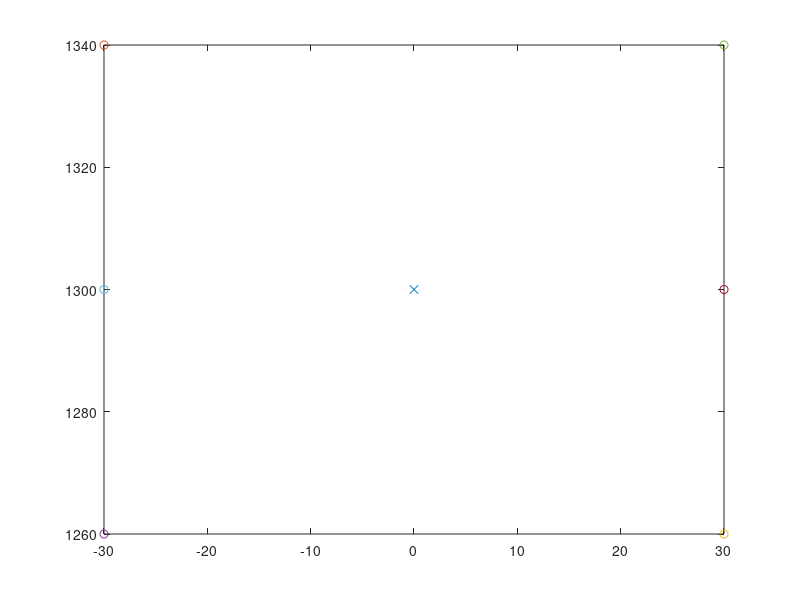
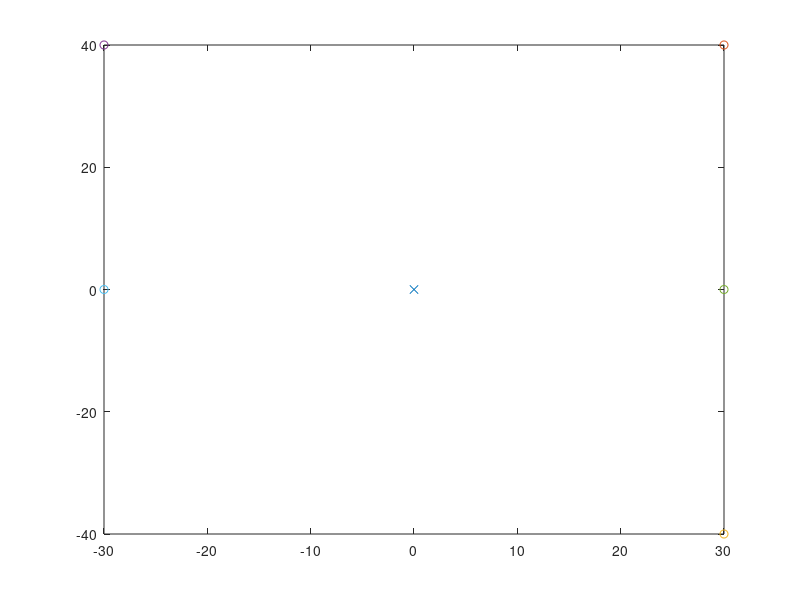

Write the MATLAB code that produced these figures, in order.
%%
Centroid = [30,40];
% tcp = tcpclient("192.168.125.1", 1025);
% str = char(65)
% % UnicodeVal = double(str);
% Letter = "wqe";
currentCoords = [1336,0,1300]
startPos = currentCoords; % Where the robot will start writing from
% for i = 65:90
Letter= "E"

if Letter == "A" % 5 Points all linear
    
    startPos(3) = startPos(3) + Centroid(2);
    L_Corner = [currentCoords(1), currentCoords(2) - Centroid(1), currentCoords(3)-Centroid(2)];
    currentCoords + L_Corner
    R_Corner = [currentCoords(1), currentCoords(2) + Centroid(1), currentCoords(3)-Centroid(2)];
    currentCoords + R_Corner
    L_Mid = [currentCoords(1), currentCoords(2) -  Centroid(1)*0.6, currentCoords(3)-(2*Centroid(2)*0.6-Centroid(2))];
    R_Mid = [currentCoords(1), currentCoords(2) + Centroid(1)*0.6, currentCoords(3)-(2*Centroid(2)*0.6-Centroid(2))];
%     tcp.write(string(startPos(2), startPos(3)))
%     test = tcp.read();
%     if test == "next"
%         tcp.write(string(L_Corner(2), L_Corner(3)));
%     end
%     test = tcp.read();
%     if test == "next"
%         tcp.write(string(startPos(2), startPos(3)));
%     end
%     test = tcp.read()
%     if test == "next"
%         tcp.write(string(R_Corner(2), R_Corner(3)));
%     end
    figure;
    plot(currentCoords(2), currentCoords(3),"x")
    hold on;
    plot(startPos(2), startPos(3), '-o')
    hold on;
    plot(L_Corner(2), L_Corner(3), '-o')
    hold on;
    plot(R_Corner(2), R_Corner(3), '-o')
    hold on;
    plot(L_Mid(2), L_Mid(3), '-o')
    hold on;
    plot(R_Mid(2), R_Mid(3), '-o')
end

if Letter == "B" % 6 points 2 circular movements
    startPos = [currentCoords(1),currentCoords(2)-(Centroid(1)*0.4), currentCoords(3)+Centroid(2)]
    L_Bottom = [currentCoords(1), currentCoords(2) - (Centroid(1)*.4), currentCoords(3)-Centroid(2)]
    L_Mid = [currentCoords(1), currentCoords(2) - (Centroid(1)*0.4), currentCoords(3)]
%     Mid = [currentCoords(1), currentCoords(2) - (Centroid(1)*0.25), currentCoords(3)]
    Mid = currentCoords;
    Bott_Mid = [Mid(1), Mid(2), currentCoords(3)-Centroid(2)]
    Top_Mid = [Mid(1), Mid(2), currentCoords(3)+Centroid(2)]
    figure;
    plot(currentCoords(2), currentCoords(3), '-x');
    hold on;
    plot(startPos(2), startPos(3), '-o')
    hold on;
    plot(L_Bottom(2), L_Bottom(3), '-o')
    hold on;
%     plot(R_Corner(2), R_Corner(3), '-o')
%     hold on;
    plot(L_Mid(2), L_Mid(3), '-o')
    hold on;
    plot(Mid(2), Mid(3), '-o')
    plot(Top_Mid(2), Top_Mid(3), '-o')
    hold on;
    plot(Bott_Mid(2), Bott_Mid(3), '-o')
    hold on;
end

if Letter == "C" % 4 points all circular movements
    startPos = [currentCoords(1),currentCoords(2), currentCoords(3)+Centroid(2)]
    Bottom = [currentCoords(1), currentCoords(2), currentCoords(3)-Centroid(2)]
    Top_Arc = [currentCoords(1),currentCoords(2)+(Centroid(2)*0.1), currentCoords(3)+(Centroid(2)*0.9)]
    Bottom_Arc = [currentCoords(1), currentCoords(2)+(Centroid(2)*0.1), currentCoords(3)-(Centroid(2)*0.9)]
    figure;
    plot(currentCoords(2), currentCoords(3), '-x');
    hold on;
    plot(startPos(2), startPos(3), '-o')
    hold on;
    plot(Bottom(2), Bottom(3), '-o')
    hold on;
    plot(Top_Arc(2), Top_Arc(3), '-o')
    hold on;
    plot(Bottom_Arc(2), Bottom_Arc(3), '-o')
end

if Letter == "D" % 2 points 1 circular movement
    startPos = [currentCoords(1),currentCoords(2)-Centroid(1), currentCoords(3)+Centroid(2)]
    Bottom = [currentCoords(1), currentCoords(2)-Centroid(1), currentCoords(3)-Centroid(2)]
    figure;
    plot(currentCoords(2), currentCoords(3), '-x');
    hold on;
    plot(startPos(2), startPos(3), '-o')
    hold on;
    plot(Bottom(2), Bottom(3), '-o')
end

if Letter == "E" % 6 points All Linear movement
    startPos = [currentCoords(1),currentCoords(2)-Centroid(1), currentCoords(3)+Centroid(2)]
    L_Bott_Corner = [currentCoords(1), currentCoords(2)-Centroid(1), currentCoords(3)-Centroid(2)]
    R_Bott_Corner = [currentCoords(1), currentCoords(2)+Centroid(1), currentCoords(3)-Centroid(2)]
    R_Top_Corner = [currentCoords(1), currentCoords(2)+Centroid(1), currentCoords(3)+Centroid(2)]
    L_Mid = [currentCoords(1), currentCoords(2)-Centroid(1), currentCoords(3)]
    R_Mid = [currentCoords(1), currentCoords(2)+Centroid(1), currentCoords(3)]
    figure;
    plot(currentCoords(2), currentCoords(3), '-x');
    hold on;
    plot(startPos(2), startPos(3), '-o')
    hold on;
    plot(R_Bott_Corner(2), R_Bott_Corner(3), '-o')
    hold on;
    plot(L_Bott_Corner(2), L_Bott_Corner(3), '-o')
    hold on;
    plot(R_Top_Corner(2), R_Top_Corner(3), '-o')
    hold on;
    plot(L_Mid(2), L_Mid(3), '-o')
    hold on;
    plot(R_Mid(2), R_Mid(3), '-o')
end

if Letter == "F" % 5 points All Linear movement
    startPos = [currentCoords(1),currentCoords(2)-Centroid(1), currentCoords(3)+Centroid(2)]
    L_Bott_Corner = [currentCoords(1), currentCoords(2)-Centroid(1), currentCoords(3)-Centroid(2)]
    R_Top_Corner = [currentCoords(1), currentCoords(2)+Centroid(1), currentCoords(3)+Centroid(2)]
    L_Mid = [currentCoords(1), currentCoords(2)-Centroid(1), currentCoords(3)]
    R_Mid = [currentCoords(1), currentCoords(2)+Centroid(1), currentCoords(3)]
    figure;
    plot(currentCoords(2), currentCoords(3), '-x');
    hold on;
    plot(startPos(2), startPos(3), '-o')
    hold on;
    plot(L_Bott_Corner(2), L_Bott_Corner(3), '-o')
    hold on;
    plot(R_Top_Corner(2), R_Top_Corner(3), '-o')
    hold on;
    plot(L_Mid(2), L_Mid(3), '-o')
    hold on;
    plot(R_Mid(2), R_Mid(3), '-o')
end

if Letter == "G" % 5 points All Linear movement
    startPos = [currentCoords(1),currentCoords(2), currentCoords(3)+Centroid(2)]
    Bottom = [currentCoords(1), currentCoords(2), currentCoords(3)-Centroid(2)]
    R_Mid = [currentCoords(1), currentCoords(2)+Centroid(1), currentCoords(3)]
    R_Bott_Corner = [currentCoords(1), currentCoords(2)+Centroid(1), currentCoords(3)-Centroid(2)]
    Top_Arc = [currentCoords(1),currentCoords(2)+(Centroid(2)*0.1), currentCoords(3)+(Centroid(2)*0.9)]
    Mid = currentCoords;
    figure;
    plot(currentCoords(2), currentCoords(3), '-x');
    hold on;
    plot(startPos(2), startPos(3), '-o')
    hold on;
    plot(Bottom(2), Bottom(3), '-o')
    hold on;
    plot(R_Mid(2), R_Mid(3), '-o')
    hold on;
    plot(R_Bott_Corner(2), R_Bott_Corner(3), '-o')
    hold on;
    plot(Top_Arc(2), Top_Arc(3), '-o')
end

if Letter == "H" % 5 points All Linear movement
    startPos = [currentCoords(1),currentCoords(2)-Centroid(1), currentCoords(3)+Centroid(2)]
    L_Bott_Corner = [currentCoords(1), currentCoords(2)-Centroid(1), currentCoords(3)-Centroid(2)]
    R_Bott_Corner = [currentCoords(1), currentCoords(2)+Centroid(1), currentCoords(3)-Centroid(2)]
    R_Top_Corner = [currentCoords(1), currentCoords(2)+Centroid(1), currentCoords(3)+Centroid(2)]
    L_Mid = [currentCoords(1), currentCoords(2)-Centroid(1), currentCoords(3)]
    R_Mid = [currentCoords(1), currentCoords(2)+Centroid(1), currentCoords(3)]
    figure;
    plot(currentCoords(2), currentCoords(3), '-x');
    hold on;
    plot(startPos(2), startPos(3), '-o')
    hold on;
    plot(R_Bott_Corner(2), R_Bott_Corner(3), '-o')
    hold on;
    plot(L_Bott_Corner(2), L_Bott_Corner(3), '-o')
    hold on;
    plot(R_Top_Corner(2), R_Top_Corner(3), '-o')
    hold on;
    plot(L_Mid(2), L_Mid(3), '-o')
    hold on;
    plot(R_Mid(2), R_Mid(3), '-o')
end

if Letter == "I" % 5 points All Linear movement
    startPos = [currentCoords(1),currentCoords(2)-Centroid(1), currentCoords(3)+Centroid(2)]
    L_Bott_Corner = [currentCoords(1), currentCoords(2)-Centroid(1), currentCoords(3)-Centroid(2)]
    R_Bott_Corner = [currentCoords(1), currentCoords(2)+Centroid(1), currentCoords(3)-Centroid(2)]
    R_Top_Corner = [currentCoords(1), currentCoords(2)+Centroid(1), currentCoords(3)+Centroid(2)]
    Top_Mid = [currentCoords(1), currentCoords(2), currentCoords(3)+Centroid(2)]
    Bott_Mid = [currentCoords(1), currentCoords(2), currentCoords(3)-Centroid(2)]
    figure;
    plot(currentCoords(2), currentCoords(3), '-x');
    hold on;
    plot(startPos(2), startPos(3), '-o')
    hold on;
    plot(R_Bott_Corner(2), R_Bott_Corner(3), '-o')
    hold on;
    plot(L_Bott_Corner(2), L_Bott_Corner(3), '-o')
    hold on;
    plot(R_Top_Corner(2), R_Top_Corner(3), '-o')
    hold on;
    plot(Top_Mid(2), Top_Mid(3), '-o')
    hold on;
    plot(Bott_Mid(2), Bott_Mid(3), '-o')
end

if Letter == "J" % 3 points 1 Circular movement
    startPos = [currentCoords(1), currentCoords(2), currentCoords(3)+Centroid(2)]
    Bott_Arc_Mid = [currentCoords(1), currentCoords(2), currentCoords(3)-(Centroid(2)*0.7)]
    Bott_Arc_L = [currentCoords(1), currentCoords(2)-Centroid(1), currentCoords(3)-(Centroid(2)*0.7)]
    figure;
    plot(currentCoords(2), currentCoords(3), '-x');
    hold on;
    plot(startPos(2), startPos(3), '-o')
    hold on;
    plot(Bott_Arc_Mid(2), Bott_Arc_Mid(3), '-o')
    hold on;
    plot(Bott_Arc_L(2), Bott_Arc_L(3), '-o')
end

if Letter == "K" % 5 points All Linear movement
    startPos = [currentCoords(1),currentCoords(2)-Centroid(1), currentCoords(3)+Centroid(2)]
    L_Bott_Corner = [currentCoords(1), currentCoords(2)-Centroid(1), currentCoords(3)-Centroid(2)]
    R_Bott_Corner = [currentCoords(1), currentCoords(2)+Centroid(1), currentCoords(3)-Centroid(2)]
    R_Top_Corner = [currentCoords(1), currentCoords(2)+Centroid(1), currentCoords(3)+Centroid(2)]
    L_Mid = [currentCoords(1), currentCoords(2)-Centroid(1), currentCoords(3)]
    figure;
    plot(currentCoords(2), currentCoords(3), '-x');
    hold on;
    plot(startPos(2), startPos(3), '-o')
    hold on;
    plot(R_Bott_Corner(2), R_Bott_Corner(3), '-o')
    hold on;
    plot(L_Bott_Corner(2), L_Bott_Corner(3), '-o')
    hold on;
    plot(R_Top_Corner(2), R_Top_Corner(3), '-o')
    hold on;
    plot(L_Mid(2), L_Mid(3), '-o')
end

if Letter == "L" % 3 points 1 Circular movement
    startPos = [currentCoords(1),currentCoords(2)-Centroid(1), currentCoords(3)+Centroid(2)]
    L_Bott_Corner = [currentCoords(1), currentCoords(2)-Centroid(1), currentCoords(3)-Centroid(2)]
    R_Bott_Corner = [currentCoords(1), currentCoords(2)+Centroid(1), currentCoords(3)-Centroid(2)]
    figure;
    plot(currentCoords(2), currentCoords(3), '-x');
    hold on;
    plot(startPos(2), startPos(3), '-o')
    hold on;
    plot(R_Bott_Corner(2), R_Bott_Corner(3), '-o')
    hold on;
    plot(L_Bott_Corner(2), L_Bott_Corner(3), '-o')
end

if Letter == "M" % 5 points All Linear movement
    startPos = [currentCoords(1),currentCoords(2)-Centroid(1), currentCoords(3)+Centroid(2)]
    L_Bott_Corner = [currentCoords(1), currentCoords(2)-Centroid(1), currentCoords(3)-Centroid(2)]
    R_Bott_Corner = [currentCoords(1), currentCoords(2)+Centroid(1), currentCoords(3)-Centroid(2)]
    R_Top_Corner = [currentCoords(1), currentCoords(2)+Centroid(1), currentCoords(3)+Centroid(2)]
    Mid = currentCoords
    figure;
    plot(currentCoords(2), currentCoords(3), '-x');
    hold on;
    plot(startPos(2), startPos(3), '-o')
    hold on;
    plot(R_Bott_Corner(2), R_Bott_Corner(3), '-o')
    hold on;
    plot(L_Bott_Corner(2), L_Bott_Corner(3), '-o')
    hold on;
    plot(R_Top_Corner(2), R_Top_Corner(3), '-o')
    hold on;
    plot(Mid(2), Mid(3), '-o')
end

if Letter == "N" % 5 points All Linear movement - Same as points as M
    % Start at Bottom Left Corner
    startPos = [currentCoords(1), currentCoords(2)-Centroid(1), currentCoords(3)-Centroid(2)]
    L_Top_Corner = [currentCoords(1),currentCoords(2)-Centroid(1), currentCoords(3)+Centroid(2)]
    R_Bott_Corner = [currentCoords(1), currentCoords(2)+Centroid(1), currentCoords(3)-Centroid(2)]
    R_Top_Corner = [currentCoords(1), currentCoords(2)+Centroid(1), currentCoords(3)+Centroid(2)]
    Mid = currentCoords
    figure;
    plot(currentCoords(2), currentCoords(3), '-x');
    hold on;
    plot(startPos(2), startPos(3), '-o')
    hold on;
    plot(R_Bott_Corner(2), R_Bott_Corner(3), '-o')
    hold on;
    plot(L_Bott_Corner(2), L_Bott_Corner(3), '-o')
    hold on;
    plot(R_Top_Corner(2), R_Top_Corner(3), '-o')
    hold on;
    plot(Mid(2), Mid(3), '-o')
    hold on;
    plot(L_Top_Corner(2), L_Top_Corner(3), '-o')
end

if Letter == "O" % 4 points all circular movements
    startPos = [currentCoords(1),currentCoords(2), currentCoords(3)+Centroid(2)]
    Bottom = [currentCoords(1), currentCoords(2), currentCoords(3)-Centroid(2)]
    figure;
    plot(currentCoords(2), currentCoords(3), '-x');
    hold on;
    plot(startPos(2), startPos(3), '-o')
    hold on;
    plot(Bottom(2), Bottom(3), '-o')
end

if Letter == "P" % 3 points 1 Circular movement
    % Start at bottom
    startPos = [currentCoords(1), currentCoords(2)-Centroid(1), currentCoords(3)-Centroid(2)]
    Top = [currentCoords(1), currentCoords(2)-Centroid(1), currentCoords(3)+Centroid(2)]
    L_Mid = [currentCoords(1), currentCoords(2)-Centroid(1), currentCoords(3)]
    figure;
    plot(currentCoords(2), currentCoords(3), '-x');
    hold on;
    plot(startPos(2), startPos(3), '-o')
    hold on;
    plot(Top(2), Top(3), '-o')
    hold on;
    plot(L_Mid(2), L_Mid(3), '-o')
end

if Letter == "Q" % 4 points all circular movements
    startPos = [currentCoords(1),currentCoords(2), currentCoords(3)+Centroid(2)]
    Bottom = [currentCoords(1), currentCoords(2), currentCoords(3)-Centroid(2)]
    Mid = currentCoords;
    R_Bott_Corner = [currentCoords(1), currentCoords(2)+Centroid(1), currentCoords(3)-Centroid(2)]
    figure;
    plot(currentCoords(2), currentCoords(3), '-x');
    hold on;
    plot(startPos(2), startPos(3), '-o')
    hold on;
    plot(Bottom(2), Bottom(3), '-o')
    hold on;
    plot(Mid(2), Mid(3), '-o')
    hold on;
    plot(R_Bott_Corner(2), R_Bott_Corner(3), '-o')
end

if Letter == "R" % 3 points 1 Circular movement
    % Start at bottom
    startPos = [currentCoords(1), currentCoords(2)-Centroid(1), currentCoords(3)-Centroid(2)]
    Top = [currentCoords(1), currentCoords(2)-Centroid(1), currentCoords(3)+Centroid(2)]
    L_Mid = [currentCoords(1), currentCoords(2)-Centroid(1), currentCoords(3)]
    Top_Mid = [currentCoords(1), currentCoords(2), currentCoords(3)+Centroid(2)]
    R_Bott_Corner = [currentCoords(1), currentCoords(2)+Centroid(1), currentCoords(3)-Centroid(2)]
    Mid = currentCoords;
    figure;
    plot(currentCoords(2), currentCoords(3), '-x');
    hold on;
    plot(startPos(2), startPos(3), '-o')
    hold on;
    plot(Top(2), Top(3), '-o')
    hold on;
    plot(L_Mid(2), L_Mid(3), '-o')
    hold on;
    plot(R_Bott_Corner(2), R_Bott_Corner(3), '-o')
    hold on;
    plot(Top_Mid(2), Top_Mid(3), '-o')
end

if Letter == "S" % 5 points 2 Circular movement
    % Start at top right
    startPos = [currentCoords(1), currentCoords(2)+Centroid(1), currentCoords(3)+Centroid(2)]
    L_Bott_Corner = [currentCoords(1), currentCoords(2)-Centroid(1), currentCoords(3)-Centroid(2)]
    Top_Mid = [currentCoords(1), currentCoords(2), currentCoords(3)+Centroid(2)]
    Bott_Mid = [currentCoords(1), currentCoords(2), currentCoords(3)-Centroid(2)]
    Mid = currentCoords;
    figure;
    plot(currentCoords(2), currentCoords(3), '-x');
    hold on;
    plot(startPos(2), startPos(3), '-o')
    hold on;
    plot(Mid(2), Mid(3), '-o')
    hold on;
    plot(L_Bott_Corner(2), L_Bott_Corner(3), '-o')
    hold on;
    plot(R_Top_Corner(2), R_Top_Corner(3), '-o')
    hold on;
    plot(Top_Mid(2), Top_Mid(3), '-o')
    hold on;
    plot(Bott_Mid(2), Bott_Mid(3), '-o')
end

if Letter == "T" % 4 points All Linear movement
    % Start at top left
    startPos = [currentCoords(1),currentCoords(2)-Centroid(1), currentCoords(3)+Centroid(2)]
    R_Top_Corner = [currentCoords(1), currentCoords(2)+Centroid(1), currentCoords(3)+Centroid(2)]
    Top_Mid = [currentCoords(1), currentCoords(2), currentCoords(3)+Centroid(2)]
    Bott_Mid = [currentCoords(1), currentCoords(2), currentCoords(3)-Centroid(2)]
    figure;
    plot(currentCoords(2), currentCoords(3), '-x');
    hold on;
    plot(startPos(2), startPos(3), '-o')
    hold on;
    plot(R_Top_Corner(2), R_Top_Corner(3), '-o')
    hold on;
    plot(Top_Mid(2), Top_Mid(3), '-o')
    hold on;
    plot(Bott_Mid(2), Bott_Mid(3), '-o')
end

if Letter == "U" % 5 points 1 or 2 Linear movement
    % Start at top left corner
    startPos = [currentCoords(1),currentCoords(2)-Centroid(1), currentCoords(3)+Centroid(2)]
    R_Top_Corner = [currentCoords(1), currentCoords(2)+Centroid(1), currentCoords(3)+Centroid(2)]
    Bott_Mid = [currentCoords(1), currentCoords(2), currentCoords(3)-Centroid(2)]
    L_Mid = [currentCoords(1), currentCoords(2)-Centroid(1), currentCoords(3)]
    R_Mid = [currentCoords(1), currentCoords(2)+Centroid(1), currentCoords(3)]
    figure;
    plot(currentCoords(2), currentCoords(3), '-x');
    hold on;
    plot(startPos(2), startPos(3), '-o')
    hold on;
    plot(R_Top_Corner(2), R_Top_Corner(3), '-o')
    hold on;
    plot(Bott_Mid(2), Bott_Mid(3), '-o')
    hold on;
    plot(L_Mid(2), L_Mid(3), '-o')
    hold on;
    plot(R_Mid(2), R_Mid(3), '-o')
end

if Letter == "V" % 5 points All Linear movement
    % Start at top left corner
    startPos = [currentCoords(1),currentCoords(2)-Centroid(1), currentCoords(3)+Centroid(2)]
    Bott_Mid = [currentCoords(1), currentCoords(2), currentCoords(3)-Centroid(2)]
    R_Top_Corner = [currentCoords(1), currentCoords(2)+Centroid(1), currentCoords(3)+Centroid(2)]
    figure;
    plot(currentCoords(2), currentCoords(3), '-x');
    hold on;
    plot(startPos(2), startPos(3), '-o')
    hold on;
    plot(R_Top_Corner(2), R_Top_Corner(3), '-o')
    hold on;
    plot(Bott_Mid(2), Bott_Mid(3), '-o')
end

if Letter == "W" % 5 points All Linear movement
    % Start at top left corner
    startPos = [currentCoords(1),currentCoords(2)-Centroid(1), currentCoords(3)+Centroid(2)]
    L_Bott = [currentCoords(1), currentCoords(2)-(Centroid(2)/2), currentCoords(3)-Centroid(2)]
    R_Bott = [currentCoords(1), currentCoords(2)+(Centroid(2)/2), currentCoords(3)-Centroid(2)]
    R_Top_Corner = [currentCoords(1), currentCoords(2)+Centroid(1), currentCoords(3)+Centroid(2)]
    Mid = currentCoords;
    figure;
    plot(currentCoords(2), currentCoords(3), '-x');
    hold on;
    plot(Mid(2), Mid(3), '-o')
    hold on;
    plot(startPos(2), startPos(3), '-o')
    hold on;
    plot(R_Top_Corner(2), R_Top_Corner(3), '-o')
    hold on;
    plot(L_Bott(2), L_Bott(3), '-o')
    hold on;
    plot(R_Bott(2), R_Bott(3), '-o')
end

if Letter == "X" % 5 points All Linear movement
    startPos = [currentCoords(1),currentCoords(2)-Centroid(1), currentCoords(3)+Centroid(2)]
    L_Bott_Corner = [currentCoords(1), currentCoords(2)-Centroid(1), currentCoords(3)-Centroid(2)]
    R_Bott_Corner = [currentCoords(1), currentCoords(2)+Centroid(1), currentCoords(3)-Centroid(2)]
    R_Top_Corner = [currentCoords(1), currentCoords(2)+Centroid(1), currentCoords(3)+Centroid(2)]
    figure;
    plot(currentCoords(2), currentCoords(3), '-x');
    hold on;
    plot(startPos(2), startPos(3), '-o')
    hold on;
    plot(R_Bott_Corner(2), R_Bott_Corner(3), '-o')
    hold on;
    plot(L_Bott_Corner(2), L_Bott_Corner(3), '-o')
    hold on;
    plot(R_Top_Corner(2), R_Top_Corner(3), '-o')
end

if Letter == "Y" % 5 points All Linear movement
    % Start as Left Top Corner
    startPos = [currentCoords(1),currentCoords(2)-Centroid(1), currentCoords(3)+Centroid(2)]
    R_Top_Corner = [currentCoords(1), currentCoords(2)+Centroid(1), currentCoords(3)+Centroid(2)]
    L_Top_Corner = [currentCoords(1),currentCoords(2)-Centroid(1), currentCoords(3)+Centroid(2)]
    Mid = currentCoords;
    Bott_Mid = [currentCoords(1), currentCoords(2), currentCoords(3)-Centroid(2)]
    figure;
    plot(currentCoords(2), currentCoords(3), '-x');
    hold on;
    plot(startPos(2), startPos(3), '-o')
    hold on;
    plot(R_Top_Corner(2), R_Top_Corner(3), '-o')
    hold on;
    plot(L_Top_Corner(2), L_Top_Corner(3), '-o')
    hold on;
    plot(Mid(2), Mid(3), '-o')
    hold on;
    plot(Bott_Mid(2), Bott_Mid(3), '-o')
end

if Letter == "Z" % 4 points All Linear movement
    % Start at top left corner
    startPos = [currentCoords(1),currentCoords(2)-Centroid(1), currentCoords(3)+Centroid(2)]
    L_Bott_Corner = [currentCoords(1), currentCoords(2)-Centroid(1), currentCoords(3)-Centroid(2)]
    R_Bott_Corner = [currentCoords(1), currentCoords(2)+Centroid(1), currentCoords(3)-Centroid(2)]
    R_Top_Corner = [currentCoords(1), currentCoords(2)+Centroid(1), currentCoords(3)+Centroid(2)]
    figure;
    plot(currentCoords(2), currentCoords(3), '-x');
    hold on;
    plot(startPos(2), startPos(3), '-o')
    hold on;
    plot(R_Bott_Corner(2), R_Bott_Corner(3), '-o')
    hold on;
    plot(L_Bott_Corner(2), L_Bott_Corner(3), '-o')
    hold on;
    plot(R_Top_Corner(2), R_Top_Corner(3), '-o')
end

% end

%% Displaying X and Y changes needed

% Letter= char(i)
currentCoords = [1336,0,1090]
Letter = "F"
Centroid = [30,40];

if Letter == "A" % 5 Points all linear
    startPos = [currentCoords(1),currentCoords(2), currentCoords(3)+Centroid(2)];
    L_Corner = [currentCoords(1), currentCoords(2) - Centroid(1), currentCoords(3)-Centroid(2)];
    R_Corner = [currentCoords(1), currentCoords(2) + Centroid(1), currentCoords(3)-Centroid(2)];
    L_Mid = (L_Corner(:) + startPos(:)).'/2;
    R_Mid = (R_Corner(:) + startPos(:)).'/2;
    Midpoint = (R_Mid(:) + L_Corner(:)).'/2

    startPosANS = [0,0, Centroid(2)]
    L_Corner_ANS = [0, - Centroid(1), -Centroid(2)]
    R_Corner_ANS = [0, Centroid(1), -Centroid(2)]
    L_Mid_ANS = (L_Corner_ANS(:) + startPosANS(:)).'/2
    R_Mid_ANS = (R_Corner_ANS(:) + startPosANS(:)).'/2

%     L_Mid = [currentCoords(1), currentCoords(2) -  Centroid(1)*0.6, currentCoords(3)-(2*Centroid(2)*0.6-Centroid(2))];
%     R_Mid = [currentCoords(1), currentCoords(2) + Centroid(1)*0.6, currentCoords(3)-(2*Centroid(2)*0.6-Centroid(2))];
%   TCP 
%     tcp.write(string(startPos(2), startPos(3)))
%     test = tcp.read();
%     if test == "next"
%         tcp.write(string(L_Corner(2), L_Corner(3)));
%     end
%     test = tcp.read();
%     if test == "next"
%         tcp.write(string(startPos(2), startPos(3)));
%     end
%     test = tcp.read()
%     if test == "next"
%         tcp.write(string(R_Corner(2), R_Corner(3)));
%     end

    figure;
    plot(currentCoords(2), currentCoords(3),"x")
    hold on;
    plot(startPos(2), startPos(3), '-o')
    hold on;
    plot(L_Corner(2), L_Corner(3), '-o')
    hold on;
    plot(R_Corner(2), R_Corner(3), '-o')
    hold on;
    plot(L_Mid(2), L_Mid(3), '-o')
    hold on;
    plot(R_Mid(2), R_Mid(3), '-o')
end

if Letter == "B" % 6 points 2 circular movements
    startPos = [currentCoords(1),currentCoords(2)-(Centroid(1)), currentCoords(3)+Centroid(2)]
    L_Bottom = [currentCoords(1), currentCoords(2) - (Centroid(1)), currentCoords(3)-Centroid(2)]
    L_Mid = [currentCoords(1), currentCoords(2) - (Centroid(1)), currentCoords(3)]
%     Mid = [currentCoords(1), currentCoords(2) - (Centroid(1)*0.25), currentCoords(3)]
    Mid = currentCoords
    Bott_Mid = [Mid(1), Mid(2), currentCoords(3)-Centroid(2)]
    Top_Mid = [Mid(1), Mid(2), currentCoords(3)+Centroid(2)]

    startPosANS = [0,-(Centroid(1)), Centroid(2)]
    L_Bottom_ANS = [0, - (Centroid(1)), -Centroid(2)]
    Bott_Mid_ANS = [0, 0, -Centroid(2)]
    Top_Mid_ANS = [0, 0, Centroid(2)]
    L_Mid_ANS = (L_Bottom_ANS(:) + startPosANS(:)).'/2

    figure;
    plot(currentCoords(2), currentCoords(3), '-x');
    hold on;
    plot(startPos(2), startPos(3), '-o')
    hold on;
    plot(L_Bottom(2), L_Bottom(3), '-o')
    hold on;
%     plot(R_Corner(2), R_Corner(3), '-o')
%     hold on;
    plot(L_Mid(2), L_Mid(3), '-o')
    hold on;
    plot(Mid(2), Mid(3), '-o')
    plot(Top_Mid(2), Top_Mid(3), '-o')
    hold on;
    plot(Bott_Mid(2), Bott_Mid(3), '-o')
    hold on;
end

if Letter == "E" % 6 points All Linear movement
    startPos = [currentCoords(1),currentCoords(2)-Centroid(1), currentCoords(3)+Centroid(2)];
    L_Bott_Corner = [currentCoords(1), currentCoords(2)-Centroid(1), currentCoords(3)-Centroid(2)];
    R_Bott_Corner = [currentCoords(1), currentCoords(2)+Centroid(1), currentCoords(3)-Centroid(2)];
    R_Top_Corner = [currentCoords(1), currentCoords(2)+Centroid(1), currentCoords(3)+Centroid(2)];
    L_Mid = [currentCoords(1), currentCoords(2)-Centroid(1), currentCoords(3)];
    R_Mid = [currentCoords(1), currentCoords(2)+Centroid(1), currentCoords(3)];

    startPos_ANS = [0,-Centroid(1)*-1, Centroid(2)]
    L_Bott_Corner_ANS = [0, -Centroid(1)*-1, -Centroid(2)]
    R_Bott_Corner_ANS = [0, Centroid(1)*-1, -Centroid(2)]
    R_Top_Corner_ANS = [0, Centroid(1)*-1, Centroid(2)]
    L_Mid_ANS = [0, -Centroid(1)*-1, 0]
    R_Mid_ANS = [0, Centroid(1)*-1, 0]
    

    figure;
    plot(currentCoords(2), currentCoords(3), '-x');
    hold on;
    plot(startPos(2), startPos(3), '-o')
    hold on;
    plot(R_Bott_Corner(2), R_Bott_Corner(3), '-o')
    hold on;
    plot(L_Bott_Corner(2), L_Bott_Corner(3), '-o')
    hold on;
    plot(R_Top_Corner(2), R_Top_Corner(3), '-o')
    hold on;
    plot(L_Mid(2), L_Mid(3), '-o')
    hold on;
    plot(R_Mid(2), R_Mid(3), '-o')
end

if Letter == "F" % 5 points All Linear movement
    startPos = [currentCoords(1),currentCoords(2)-Centroid(1), currentCoords(3)+Centroid(2)];
    L_Bott_Corner = [currentCoords(1), currentCoords(2)-Centroid(1), currentCoords(3)-Centroid(2)];
    R_Top_Corner = [currentCoords(1), currentCoords(2)+Centroid(1), currentCoords(3)+Centroid(2)];
    L_Mid = [currentCoords(1), currentCoords(2)-Centroid(1), currentCoords(3)];
    R_Mid = [currentCoords(1), currentCoords(2)+Centroid(1), currentCoords(3)];
    
    startPos_ANS = [0,-Centroid(1)*-1, Centroid(2)]
    L_Bott_Corner_ANS = [0, -Centroid(1)*-1, -Centroid(2)]
    R_Top_Corner_ANS = [0, Centroid(1)*-1, Centroid(2)]
    L_Mid_ANS = [0, -Centroid(1)*-1, 0]
    R_Mid_ANS = [0, Centroid(1)*-1, 0]
    
    figure;
    plot(0, 0, '-x')
    hold on;
    plot(startPos_ANS(2), startPos_ANS(3), '-o')
    hold on;
    plot(L_Bott_Corner_ANS(2), L_Bott_Corner_ANS(3), '-o')
    hold on;
    plot(R_Top_Corner_ANS(2), R_Top_Corner_ANS(3), '-o')
    hold on;
    plot(L_Mid_ANS(2), L_Mid_ANS(3), '-o')
    hold on;
    plot(R_Mid_ANS(2), R_Mid_ANS(3), '-o')

%     figure;
%     plot(startPos_ANS(2), startPos_ANS(3), '-o')
%     hold on;
%     plot(L_Bott_Corner_ANS(2), L_Bott_Corner_ANS(3), '-o')
%     hold on;
%     plot(R_Top_Corner_ANS(2), R_Top_Corner_ANS(3), '-o')
%     hold on;
%     plot(L_Mid_ANS(2), L_Mid_ANS(3), '-o')
%     hold on;
%     plot(R_Mid_ANS(2), R_Mid_ANS(3), '-o')
end

if Letter == "H" % 5 points All Linear movement
    startPos = [currentCoords(1),currentCoords(2)-Centroid(1), currentCoords(3)+Centroid(2)];
    L_Bott_Corner = [currentCoords(1), currentCoords(2)-Centroid(1), currentCoords(3)-Centroid(2)];
    R_Bott_Corner = [currentCoords(1), currentCoords(2)+Centroid(1), currentCoords(3)-Centroid(2)];
    R_Top_Corner = [currentCoords(1), currentCoords(2)+Centroid(1), currentCoords(3)+Centroid(2)];
    L_Mid = [currentCoords(1), currentCoords(2)-Centroid(1), currentCoords(3)];
    R_Mid = [currentCoords(1), currentCoords(2)+Centroid(1), currentCoords(3)];
    
    startPos_ANS = [0,-Centroid(1), Centroid(2)]
    L_Bott_Corner_ANS = [0, -Centroid(1), -Centroid(2)]
    R_Bott_Corner_ANS = [0, Centroid(1), -Centroid(2)]
    R_Top_Corner_ANS = [0, Centroid(1), +Centroid(2)]
    L_Mid_ANS = [0, -Centroid(1), 0]
    R_Mid_ANS = [0, Centroid(1), 0]

%     figure;
%     plot(currentCoords(2), currentCoords(3), '-x');
%     hold on;
%     plot(startPos(2), startPos(3), '-o')
%     hold on;
%     plot(R_Bott_Corner(2), R_Bott_Corner(3), '-o')
%     hold on;
%     plot(L_Bott_Corner(2), L_Bott_Corner(3), '-o')
%     hold on;
%     plot(R_Top_Corner(2), R_Top_Corner(3), '-o')
%     hold on;
%     plot(L_Mid(2), L_Mid(3), '-o')
%     hold on;
%     plot(R_Mid(2), R_Mid(3), '-o')
end

if Letter == "I" % 5 points All Linear movement
    startPos = [currentCoords(1),currentCoords(2)-Centroid(1), currentCoords(3)+Centroid(2)]
    L_Bott_Corner = [currentCoords(1), currentCoords(2)-Centroid(1), currentCoords(3)-Centroid(2)]
    R_Bott_Corner = [currentCoords(1), currentCoords(2)+Centroid(1), currentCoords(3)-Centroid(2)]
    R_Top_Corner = [currentCoords(1), currentCoords(2)+Centroid(1), currentCoords(3)+Centroid(2)]
    Top_Mid = [currentCoords(1), currentCoords(2), currentCoords(3)+Centroid(2)]
    Bott_Mid = [currentCoords(1), currentCoords(2), currentCoords(3)-Centroid(2)]

    startPos_ANS = [0,currentCoords(2)-Centroid(1), +Centroid(2)]
    L_Bott_Corner_ANS = [0, currentCoords(2)-Centroid(1), -Centroid(2)]
    R_Bott_Corner_ANS = [0, currentCoords(2)+Centroid(1), -Centroid(2)]
    R_Top_Corner_ANS = [0, currentCoords(2)+Centroid(1), +Centroid(2)]
    Top_Mid_ANS = [0, currentCoords(2), +Centroid(2)]
    Bott_Mid_ANS = [0, currentCoords(2), -Centroid(2)]
    
    figure;
    plot(currentCoords(2), currentCoords(3), '-x');
    hold on;
    plot(startPos(2), startPos(3), '-o')
    hold on;
    plot(R_Bott_Corner(2), R_Bott_Corner(3), '-o')
    hold on;
    plot(L_Bott_Corner(2), L_Bott_Corner(3), '-o')
    hold on;
    plot(R_Top_Corner(2), R_Top_Corner(3), '-o')
    hold on;
    plot(Top_Mid(2), Top_Mid(3), '-o')
    hold on;
    plot(Bott_Mid(2), Bott_Mid(3), '-o')
end

if Letter == "K" % 5 points All Linear movement
    startPos = [currentCoords(1),currentCoords(2)-Centroid(1), currentCoords(3)+Centroid(2)];
    L_Bott_Corner = [currentCoords(1), currentCoords(2)-Centroid(1), currentCoords(3)-Centroid(2)];
    R_Bott_Corner = [currentCoords(1), currentCoords(2)+Centroid(1), currentCoords(3)-Centroid(2)];
    R_Top_Corner = [currentCoords(1), currentCoords(2)+Centroid(1), currentCoords(3)+Centroid(2)];
    L_Mid = [currentCoords(1), currentCoords(2)-Centroid(1), currentCoords(3)];
    
    startPos_ANS = [0,+Centroid(1), +Centroid(2)]
    L_Bott_Corner_ANS = [0, +Centroid(1), -Centroid(2)]
    R_Bott_Corner_ANS = [0, -Centroid(1), -Centroid(2)]
    R_Top_Corner_ANS = [0, -Centroid(1), +Centroid(2)]
    L_Mid_ANS = [0, +Centroid(1), 0]

%     figure;
%     plot(currentCoords(2), currentCoords(3), '-x');
%     hold on;
%     plot(startPos(2), startPos(3), '-o')
%     hold on;
%     plot(R_Bott_Corner(2), R_Bott_Corner(3), '-o')
%     hold on;
%     plot(L_Bott_Corner(2), L_Bott_Corner(3), '-o')
%     hold on;
%     plot(R_Top_Corner(2), R_Top_Corner(3), '-o')
%     hold on;
%     plot(L_Mid(2), L_Mid(3), '-o')

%     figure;
%     plot(startPos_ANS(2), startPos_ANS(3), '-o')
%     hold on;
%     plot(R_Bott_Corner_ANS(2), R_Bott_Corner_ANS(3), '-o')
%     hold on;
%     plot(L_Bott_Corner_ANS(2), L_Bott_Corner_ANS(3), '-o')
%     hold on;
%     plot(R_Top_Corner_ANS(2), R_Top_Corner_ANS(3), '-o')
%     hold on;
%     plot(L_Mid_ANS(2), L_Mid_ANS(3), '-o')
end

if Letter == "L" % 3 points 1 Circular movement
    startPos = [currentCoords(1),currentCoords(2)-Centroid(1), currentCoords(3)+Centroid(2)]
    L_Bott_Corner = [currentCoords(1), currentCoords(2)-Centroid(1), currentCoords(3)-Centroid(2)]
    R_Bott_Corner = [currentCoords(1), currentCoords(2)+Centroid(1), currentCoords(3)-Centroid(2)]

    startPos_ANS = [0,Centroid(1), +Centroid(2)]
    L_Bott_Corner_ANS = [0, Centroid(1), -Centroid(2)]
    R_Bott_Corner_ANS = [0, -Centroid(1), -Centroid(2)]

    figure;
    plot(startPos_ANS(2), startPos_ANS(3), '-o')
    hold on;
    plot(R_Bott_Corner_ANS(2), R_Bott_Corner_ANS(3), '-o')
    hold on;
    plot(L_Bott_Corner_ANS(2), L_Bott_Corner_ANS(3), '-o')
end

if Letter == "M" % 5 points All Linear movement
    startPos = [currentCoords(1),currentCoords(2)-Centroid(1), currentCoords(3)+Centroid(2)]
    L_Bott_Corner = [currentCoords(1), currentCoords(2)-Centroid(1), currentCoords(3)-Centroid(2)]
    R_Bott_Corner = [currentCoords(1), currentCoords(2)+Centroid(1), currentCoords(3)-Centroid(2)]
    R_Top_Corner = [currentCoords(1), currentCoords(2)+Centroid(1), currentCoords(3)+Centroid(2)]

    startPos_ANS = [0,-Centroid(1), +Centroid(2)]
    L_Bott_Corner_ANS = [0, -Centroid(1), -Centroid(2)]
    R_Bott_Corner_ANS = [0, +Centroid(1), -Centroid(2)]
    R_Top_Corner_ANS = [0, +Centroid(1), +Centroid(2)]

    Mid_ANS = [0,0,0]
    figure;
    plot(startPos_ANS(2), startPos_ANS(3), '-o')
    hold on;
    plot(R_Bott_Corner_ANS(2), R_Bott_Corner_ANS(3), '-o')
    hold on;
    plot(L_Bott_Corner_ANS(2), L_Bott_Corner_ANS(3), '-o')
    hold on;
    plot(R_Top_Corner_ANS(2), R_Top_Corner_ANS(3), '-o')
    hold on;
    plot(Mid_ANS(2), Mid_ANS(3), '-o')
end

if Letter == "N" % 5 points All Linear movement - Same as points as M
    % Start at Bottom Left Corner
    startPos = [currentCoords(1),currentCoords(2)-Centroid(1), currentCoords(3)+Centroid(2)]
    L_Bott_Corner = [currentCoords(1), currentCoords(2)-Centroid(1), currentCoords(3)-Centroid(2)]
    R_Bott_Corner = [currentCoords(1), currentCoords(2)+Centroid(1), currentCoords(3)-Centroid(2)]
    R_Top_Corner = [currentCoords(1), currentCoords(2)+Centroid(1), currentCoords(3)+Centroid(2)]

    startPos_ANS = [0,-Centroid(1), +Centroid(2)]
    L_Bott_Corner_ANS = [0, -Centroid(1), -Centroid(2)]
    R_Bott_Corner_ANS = [0, +Centroid(1), -Centroid(2)]
    R_Top_Corner_ANS = [0, +Centroid(1), +Centroid(2)]

    Mid_ANS = [0,0,0]
    figure;
    plot(startPos_ANS(2), startPos_ANS(3), '-o')
    hold on;
    plot(R_Bott_Corner_ANS(2), R_Bott_Corner_ANS(3), '-o')
    hold on;
    plot(L_Bott_Corner_ANS(2), L_Bott_Corner_ANS(3), '-o')
    hold on;
    plot(R_Top_Corner_ANS(2), R_Top_Corner_ANS(3), '-o')
    hold on;
    plot(Mid_ANS(2), Mid_ANS(3), '-o')
end

if Letter == "T" % 4 points All Linear movement
    % Start at top left
    startPos = [currentCoords(1),currentCoords(2)-Centroid(1), currentCoords(3)+Centroid(2)]
    Top_Mid = [currentCoords(1), currentCoords(2), currentCoords(3)+Centroid(2)]
    Bott_Mid = [currentCoords(1), currentCoords(2), currentCoords(3)-Centroid(2)]
    R_Top_Corner = [currentCoords(1), currentCoords(2)+Centroid(1), currentCoords(3)+Centroid(2)]
   
    startPos_ANS = [0,-Centroid(1), +Centroid(2)]
    Top_Mid_ANS = [0, 0, +Centroid(2)]
    Bott_Mid_ANS = [0, 0, -Centroid(2)]
    R_Top_Corner_ANS = [0, +Centroid(1), +Centroid(2)]

    Mid_ANS = [0,0,0]
    figure;
    plot(startPos_ANS(2), startPos_ANS(3), '-o')
    hold on;
    plot(Top_Mid_ANS(2), Top_Mid_ANS(3), '-o')
    hold on;
    plot(Bott_Mid_ANS(2), Bott_Mid_ANS(3), '-o')
    hold on;
    plot(R_Top_Corner_ANS(2), R_Top_Corner_ANS(3), '-o')
    hold on;
    plot(Mid_ANS(2), Mid_ANS(3), '-o')
end

if Letter == "V" % 5 points All Linear movement
    % Start at top left corner
    startPos = [currentCoords(1),currentCoords(2)-Centroid(1), currentCoords(3)+Centroid(2)];
    Bott_Mid = [currentCoords(1), currentCoords(2), currentCoords(3)-Centroid(2)];
    R_Top_Corner = [currentCoords(1), currentCoords(2)+Centroid(1), currentCoords(3)+Centroid(2)];
    
    startPos_ANS = [0,-Centroid(1), +Centroid(2)]
    Bott_Mid_ANS = [0, 0, -Centroid(2)]
    R_Top_Corner_ANS = [0, +Centroid(1), +Centroid(2)]

    figure;
    plot(startPos_ANS(2), startPos_ANS(3), '-o')
    hold on;
    plot(R_Top_Corner_ANS(2), R_Top_Corner_ANS(3), '-o')
    hold on;
    plot(Bott_Mid_ANS(2), Bott_Mid_ANS(3), '-o')
end

if Letter == "W" % 5 points All Linear movement
    % Start at top left corner
    startPos = [currentCoords(1),currentCoords(2)-Centroid(1), currentCoords(3)+Centroid(2)]
    L_Bott = [currentCoords(1), currentCoords(2)-(Centroid(2)/2), currentCoords(3)-Centroid(2)]
    R_Bott = [currentCoords(1), currentCoords(2)+(Centroid(2)/2), currentCoords(3)-Centroid(2)]
    R_Top_Corner = [currentCoords(1), currentCoords(2)+Centroid(1), currentCoords(3)+Centroid(2)]
    Top_Mid = [currentCoords(1), currentCoords(2), currentCoords(3)+Centroid(2)]
    Mid = currentCoords;
    
    startPos_ANS = [0,-Centroid(1), +Centroid(2)]
    L_Bott_ANS = [0, -(Centroid(2)/2), -Centroid(2)]
    R_Bott_ANS = [0, +(Centroid(2)/2), -Centroid(2)]
    R_Top_Corner_ANS = [0, +Centroid(1), +Centroid(2)]
    Top_Mid_ANS = [0, 0, +Centroid(2)]

    figure;
    plot(L_Bott_ANS(2), L_Bott_ANS(3), '-o')
    hold on;
    plot(startPos_ANS(2), startPos_ANS(3), '-o')
    hold on;
    plot(R_Top_Corner_ANS(2), R_Top_Corner_ANS(3), '-o')
    hold on;
    plot(R_Bott_ANS(2), R_Bott_ANS(3), '-o')
    hold on;
    plot(Top_Mid_ANS(2), Top_Mid_ANS(3), '-o')
end

if Letter == "X" % 5 points All Linear movement
    startPos = [currentCoords(1),currentCoords(2)-Centroid(1), currentCoords(3)+Centroid(2)];
    L_Bott_Corner = [currentCoords(1), currentCoords(2)-Centroid(1), currentCoords(3)-Centroid(2)];
    R_Bott_Corner = [currentCoords(1), currentCoords(2)+Centroid(1), currentCoords(3)-Centroid(2)];
    R_Top_Corner = [currentCoords(1), currentCoords(2)+Centroid(1), currentCoords(3)+Centroid(2)];
    L_Mid = [currentCoords(1), currentCoords(2)-Centroid(1), currentCoords(3)];
    R_Mid = [currentCoords(1), currentCoords(2)+Centroid(1), currentCoords(3)];
    
    startPos_ANS = [0,-Centroid(1), Centroid(2)]
    L_Bott_Corner_ANS = [0, -Centroid(1), -Centroid(2)]
    R_Bott_Corner_ANS = [0, Centroid(1), -Centroid(2)]
    R_Top_Corner_ANS = [0, Centroid(1), +Centroid(2)]
    L_Mid_ANS = [0, -Centroid(1), 0]
    R_Mid_ANS = [0, Centroid(1), 0]

    figure;
    plot(currentCoords(2), currentCoords(3), '-x');
    hold on;
    plot(startPos(2), startPos(3), '-o')
    hold on;
    plot(R_Bott_Corner(2), R_Bott_Corner(3), '-o')
    hold on;
    plot(L_Bott_Corner(2), L_Bott_Corner(3), '-o')
    hold on;
    plot(R_Top_Corner(2), R_Top_Corner(3), '-o')
end

if Letter == "Y" % 5 points All Linear movement
    % Start as Left Top Corner
    startPos = [currentCoords(1),currentCoords(2)-Centroid(1), currentCoords(3)+Centroid(2)];
    R_Top_Corner = [currentCoords(1), currentCoords(2)+Centroid(1), currentCoords(3)+Centroid(2)];
    L_Top_Corner = [currentCoords(1),currentCoords(2)-Centroid(1), currentCoords(3)+Centroid(2)];
    Mid = currentCoords;
    Bott_Mid = [currentCoords(1), currentCoords(2), currentCoords(3)-Centroid(2)];

    startPos_ANS = [0,+Centroid(1), +Centroid(2)]
    R_Top_Corner_ANS = [0, -Centroid(1),+Centroid(2)]
    L_Top_Corner_ANS = [0,+Centroid(1), +Centroid(2)]
    Mid_ANS = [0,0,0];
    Bott_Mid_ANS = [0, 0, -Centroid(2)]

    figure;
    plot(currentCoords(2), currentCoords(3), '-x');
    hold on;
    plot(startPos(2), startPos(3), '-o')
    hold on;
    plot(R_Top_Corner(2), R_Top_Corner(3), '-o')
    hold on;
    plot(L_Top_Corner(2), L_Top_Corner(3), '-o')
    hold on;
    plot(Mid(2), Mid(3), '-o')
    hold on;
    plot(Bott_Mid(2), Bott_Mid(3), '-o')
end

if Letter == "Z" % 4 points All Linear movement
    % Start at top left corner
    startPos = [currentCoords(1),currentCoords(2)-Centroid(1), currentCoords(3)+Centroid(2)];
    L_Bott_Corner = [currentCoords(1), currentCoords(2)-Centroid(1), currentCoords(3)-Centroid(2)];
    R_Bott_Corner = [currentCoords(1), currentCoords(2)+Centroid(1), currentCoords(3)-Centroid(2)];
    R_Top_Corner = [currentCoords(1), currentCoords(2)+Centroid(1), currentCoords(3)+Centroid(2)];
    L_Mid = [currentCoords(1), currentCoords(2)-Centroid(1), currentCoords(3)];
    R_Mid = [currentCoords(1), currentCoords(2)+Centroid(1), currentCoords(3)];
    
    startPos_ANS = [0,-Centroid(1), Centroid(2)]
    L_Bott_Corner_ANS = [0, -Centroid(1), -Centroid(2)]
    R_Bott_Corner_ANS = [0, Centroid(1), -Centroid(2)]
    R_Top_Corner_ANS = [0, Centroid(1), +Centroid(2)]
    L_Mid_ANS = [0, -Centroid(1), 0]
    R_Mid_ANS = [0, Centroid(1), 0]
    
    figure;
    plot(currentCoords(2), currentCoords(3), '-x');
    hold on;
    plot(startPos(2), startPos(3), '-o')
    hold on;
    plot(R_Bott_Corner(2), R_Bott_Corner(3), '-o')
    hold on;
    plot(L_Bott_Corner(2), L_Bott_Corner(3), '-o')
    hold on;
    plot(R_Top_Corner(2), R_Top_Corner(3), '-o')
end
